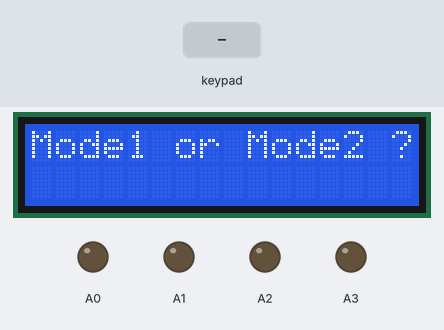
A sketch run on a simulated Arduino Uno, built with avr-gcc and run on an emulated ATmega328P. Shown: 16×2 character LCD, output pins drawn as LEDs (lit = HIGH). The inputs (shaded band) are chosen by the test bench.

Above: at 1.8 s.
1.9 s: key 'A' pressed
At 3.9 s:
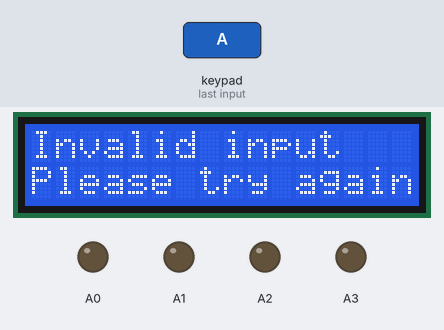
4.9 s: keypad keys 1 3 1 2 1 1 1 0 pressed 0.4 s apart
At 6.9 s:
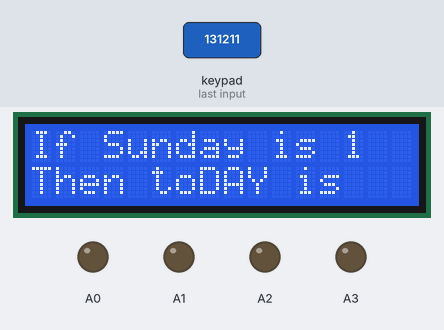
14.1 s: key 'e' pressed
17.1 s: keypad keys 1 3 1 2 1 1 1 0 A pressed 0.4 s apart
At 21.2 s:
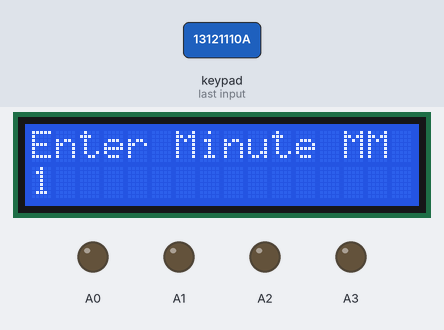
22.8 s: keypad keys 9 8 7 A pressed 0.4 s apart
At 26.0 s:
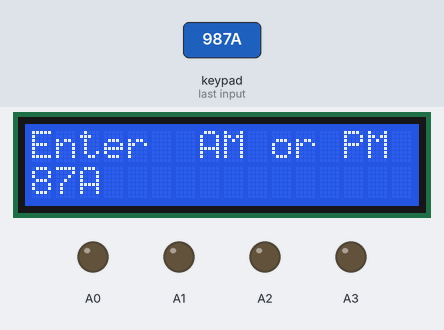
26.3 s: key '1' pressed
At 27.2 s:
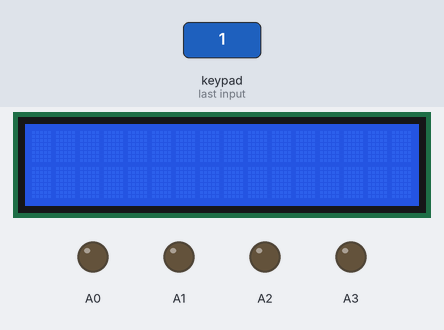
Timing chart, 0 to 29.3 s (numbered marks = the images above; inputs shaded):
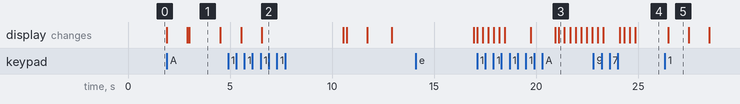

Measured:
- after the input at 1.9 s, the display: first changes at once (image 1 shows a later state)
- after the input at 4.9 s, the display: first changes after 0.64 s (image 2 shows a later state)
- after the input at 22.8 s, the display: first differs from a run without the input after 1.3 s (image 4 shows a later state)
- after the input at 26.3 s, the display: changes after 0.17 s (image 5)
- what the display in image 1 shows lasts 1.5 s, from 3.0 s to 4.5 s
- what the display in image 5 shows lasts 1.0 s, from 26.5 s to 27.5 s

The sketch:

hack.ino
```cpp
#include <LiquidCrystal.h>
#include <Keypad.h>
#include "stdlib.h"
LiquidCrystal lcd(6, 5, 4, 3, 2, 1);
const byte ROWS = 4; //four rows
const byte COLS = 3; //three columns
char key, Status;
String e1, e2, e3, e4;
int HH = 0, MM = 0;
int H2[] = {8, 9, 10, 11, 11, 0, 1, 2, 3, 4, 5};
int M2[] = {30, 30, 30, 30, 45, 45, 45, 30, 30, 30, 30};
int H3[] = {10, 1, 2, 5};
int M3[] = {0, 0, 0, 0};
int H1[40], M1[40];
char state1[40], state2[] = {'A', 'A', 'A', 'A', 'A', 'P', 'P', 'P', 'P', 'P', 'P'}, state3[] = {'A', 'P', 'P', 'P'};
short int i = 0, Mode = 0, secs = 0, Day = 0, count = 0, flag = 1;
String day = "";
char keys[ROWS][COLS] = {
  {'1', '2', '3'},
  {'4', '5', '6'},
  {'7', '8', '9'},
  {'A', '0', 'e'}
};
byte like1[8] =
{
  0b00000,
  0b00000,
  0b00000,
  0b00111,
  0b00111,
  0b00111,
  0b00111,
  0b00000,
};
byte like2[8] =
{
  0b00000,
  0b00100,
  0b01100,
  0b11111,
  0b11111,
  0b11111,
  0b11111,
  0b11110,
};
byte rowPins[ROWS] = {13, 12, 11, 10};
byte colPins[COLS] = {9, 8, 7};
Keypad keypad = Keypad( makeKeymap(keys), rowPins, colPins, ROWS, COLS );
void setup() {
  lcd.begin(16, 2);
  lcd.createChar(4, like1);
  lcd.createChar(5, like2);
  pinMode(A0, OUTPUT);
  pinMode(A1, OUTPUT);
  pinMode(A2, OUTPUT);
  pinMode(A3, OUTPUT);
  digitalWrite(A0, LOW);
  digitalWrite(A1, LOW);
  digitalWrite(A2, LOW);
  digitalWrite(A3, LOW);
E: lcd.clear();
  lcd.write("Mode1 or Mode2 ?");
  lcd.setCursor(0, 1);
  delay(1000);
  while (1) {
    delay(10);
    key = keypad.getKey();
    if (key) {
      lcd.write(key);
      delay(1000);
      if (key == '1') {
        Mode = 1;
        break;
      }
      else if (key == '2') {
        Mode = 2;
        input();
        break;
      }
      else {
        tryagain();
        goto E;
      }
    }
  }
  lcd.clear();
  lcd.write("If Sunday is 1");
  lcd.setCursor(0, 1);
  lcd.write("Then toDAY is");
  e1 = "Day";
  delay(4000);
  Day = key1(e1);
  lcd.clear();
  lcd.write("Please provide");
  lcd.setCursor(0, 1);
  lcd.write("Current Time");
  delay(4000);
  e2 = "Hour HH";
  HH = key1(e2);
  e3 = "Minute MM";
  MM = key1(e3);
  e4 = " AM or PM";
  Status = key1(e4);
  lcd.clear();
}
void loop() {
  delay(999);
  lcd.clear();
  secs++;
  if (flag == 1) {
    day = Days();
    flag = 0;
  }
  if (secs > 59) {
    secs = 0;
    count = 0;
    MM++;
    if (MM > 59) {
      MM = 0;
      HH++;
    }
  }
  if (HH > 11) {
    HH = 0;
    if (Status == 'A') {
      Status = 'P';
    }
    else if (Status == 'P') {
      Status = 'A';
      Day++;
      if (Day > 7)
        Day = 1;
      day = Days();
    }
  }
  lcd.print(day);
  lcd.setCursor(0, 1);
  if (HH / 10 == 0) {
    lcd.write("0");
  }
  lcd.print(HH);
  lcd.write(":");
  if (MM / 10 == 0) {
    lcd.write("0");
  }
  lcd.print(MM);
  lcd.write(":");
  if (secs / 10 == 0) {
    lcd.write("0");
  }
  lcd.print(secs);
  lcd.write(" ");
  lcd.write(Status);
  lcd.write("M");
  if (Mode == 1 && Day > 1 && Day < 7)
    routine();
  if (Mode == 1 && Day == 7)
    satroutine();
  if (Mode == 2)
    Sroutine();
}
int key1(String e) {
C: int i = 0;
  lcd.clear();
  lcd.write("Enter ");
  lcd.print(e);
  lcd.setCursor(0, 1);
  int L = 0;
  int count1 = 0;
  while (1) {
    key = keypad.getKey();
    delay(50);
    if (key) {
      delay(10);
      lcd.setCursor(i++, 1);
      if (key == 'e')
        break;
      lcd.write(key);
      delay(10);
      if (e == "Day") {
        L = L * 10 + (key - 48);
        break;
      }
      if (key == 'A') {
        delay (500);
        break;
      }
      L = L * 10 + (key - 48);
    }
  }
B: if ((L <= 12 && e == "Hour HH") || (L <= 59 && e == "Minute MM") || (L <= 7 && L > 0 && e == "Day")) {
    delay(1000);
    lcd.clear();
    lcd.print(e);
    lcd.write(" is");
    lcd.setCursor(0, 1);
    lcd.write("Received ");
    lcd.write(byte(4));
    lcd.write(byte(5));
    delay(1200);
    return L;
  }
  else if (key == 'A') {
    while (1) {
      key = keypad.getKey();
      delay(100);
      if (key) {
        if (key == 'A') {
          lcd.write(key);
          delay(1000);
          return 'P';
        }
        else
          return 'A';
      }
    }
  }
  else {
    tryagain();
    goto C;
  }
}
void tryagain() {
  lcd.clear();
  delay(100);
  lcd.write("Invalid input");
  lcd.setCursor(0, 1);
  lcd.write("Please try again");
  delay(1500);
}
void input() {
  int i, times = 0;
D:  lcd.clear();
  lcd.write("Total no. times");
  lcd.setCursor(0, 1);
  lcd.write("Bell should ring");
  delay (2000);
  lcd.clear();
  lcd.write("Enter Times");
  lcd.setCursor(0, 1);
  while (1) {
    delay(100);
    key = keypad.getKey();
    if (key) {
      if (key == 'e') {
        break;
      }
      if (key >= '1' && key <= '9') {
        lcd.write(key);
      }
      else {
        tryagain();
        goto D;
      }
      times = times * 10 + key - 48;
    }
  }
  if (times <= 0) {
    tryagain();
    goto D;
  }
  lcd.clear();
  lcd.write("Please provide");
  lcd.setCursor(0, 1);
  lcd.write("time in order");
  delay(1000);
  for (i = 0; i < times; i++) {
    lcd.clear();
    lcd.write("Enter alarm ");
    lcd.print(i + 1);
    delay(2000);
    e2 = "Hour HH";
    H1[i] = key1(e2);
    e3 = "Minute MM";
    M1[i] = key1(e3);
    e4 = "AM or PM";
    state1[i] = key1(e4);
  }
}
void routine() {
  for (i = 0; i < sizeof(H2); i++) {
    if (H2[i] == HH && M2[i] == MM && state2[i] == Status) {
      if (count++ <= 5) {
        digitalWrite(A0, HIGH);
        digitalWrite(A1, HIGH);
        digitalWrite(A2, HIGH);
        digitalWrite(A3, HIGH);
      }
      else {
        digitalWrite(A0, LOW);
        digitalWrite(A1, LOW);
        digitalWrite(A2, LOW);
        digitalWrite(A3, LOW);
      }
    }
  }
}
void Sroutine() {
  for (i = 0; i < sizeof(H1); i++) {
    if (H1[i] == HH && M1[i] == MM && state1[i] == Status) {
      if (count++ <= 5) {
        digitalWrite(A0, HIGH);
        digitalWrite(A1, HIGH);
        digitalWrite(A2, HIGH);
        digitalWrite(A3, HIGH);
      }
      else {
        digitalWrite(A0, LOW);
        digitalWrite(A1, LOW);
        digitalWrite(A2, LOW);
        digitalWrite(A3, LOW);
      }
    }
  }
}
void satroutine() {
  for (i = 0; i < sizeof(H3); i++) {
    if (H3[i] == HH && M3[i] == MM && state3[i] == Status) {
      if (count++ <= 5) {
        digitalWrite(A0, HIGH);
        digitalWrite(A3, HIGH);
      }
      else {
        digitalWrite(A0, LOW);
        digitalWrite(A3, LOW);
      }
    }
  }
}
String Days() {
  String day;
  switch (Day) {
    case 1: day = "Sunday";
      break;
    case 2: day = "Monday";
      break;
    case 3: day = "Tuesday";
      break;
    case 4: day = "Wednesday";
      break;
    case 5: day = "Thursday";
      break;
    case 6: day = "Friday";
      break;
    case 7: day = "Saturday";
      break;
  }
  return day;
}
```
